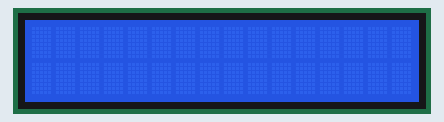
Recording of a sketch running on a simulated Arduino Uno, built with avr-gcc and run on an emulated ATmega328P. Parts: 16×2 character LCD.

Above: at 0.1 s.
At 0.6 s:
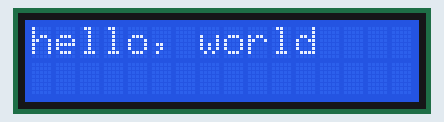

The sketch:

Display.ino
```cpp
#include <LiquidCrystal.h> //LiquidCrystal.h 라이브러리 포함
LiquidCrystal lcd(12, 11, 5, 4, 3, 2); //LCD가 연결된 핀 설정
void setup(){
  lcd.begin(16, 2); //LCD의 크기를 설정
  lcd.print("hello, world"); //LCD에 문자 "hello, World!를 출력
}

void loop(){
  lcd.noDisplay(); //화면을 끈다
  delay(500); //0.5초 대기
  lcd.display(); //화면을 킨다
  delay(500); //0.5초 대기
}
```

Measured:
- what the display in image 1 shows lasts 0.5 s, from 0.6 s to 1.1 s
